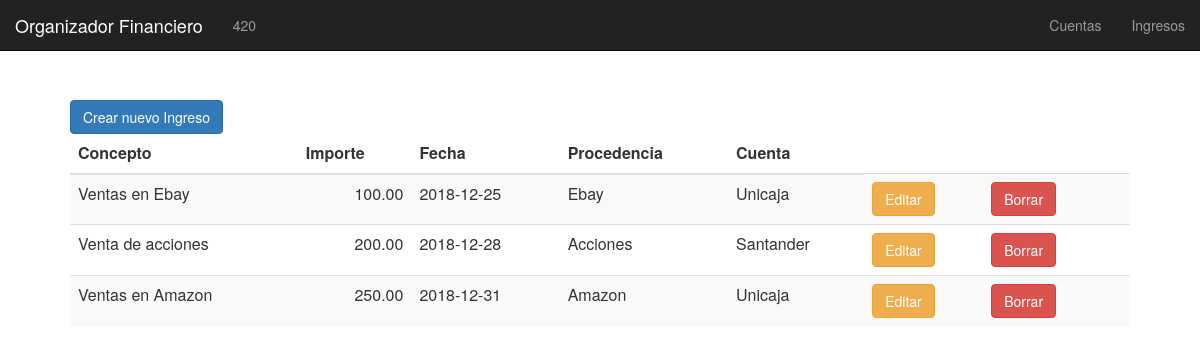
/ingresos.php, run on the app's committed database.
### tables this page shows
CREATE TABLE ingresos (
	id INT PRIMARY KEY AUTO_INCREMENT,
	importe DECIMAL(6,2),  
    concepto VARCHAR(50),  
    fecha DATE,  
    procedencia VARCHAR(50),  
    cuenta VARCHAR(50)  
);

### functions/mostrar_ingresos_edit.php (the view, shortened to what this page needs)
<td>
    <button type="button" class="btn btn-warning" data-toggle="modal" data-target="#modal_editar_<?php echo $row['id'] ;?>">
    Editar
    </button>
</td>
<td>
    <button type="button" class="btn btn-danger" data-toggle="modal" data-target="#modal_borrar_<?php echo $row['id'] ;?>">
    Borrar
    </button>
</td>
<td>
</td>

### functions/mostrar_ingresos.php (shortened to what this page needs)
<table class="table table-striped">
    <thead>
    <tr>
        <th>Concepto</th>
        <th>Importe</th>
        <th>Fecha</th>
        <th>Procedencia</th>
        <th>Cuenta</th>
    </tr>
    </thead>
<?php
$res = mysql_query("SELECT * FROM ingresos")
or die(mysql_error());
while($row = mysql_fetch_array( $res )) {?>
    <tr>
        <td><?php echo $row['concepto'];?></td>
        <td style="text-align:right;"><?php echo $row['importe'];?></td>
        <td><?php echo $row['fecha'];?></td>
        <td><?php echo $row['procedencia'];?></td>
        <td><?php echo $row['cuenta'];?></td>
        <?php
            if ($editar == 1) {
                require "mostrar_ingresos_edit.php";
            }
        ?>
    </tr>
<?php } ?>
</table>

### data on the page
ingresos: concepto "Ventas en Ebay", importe "100.00", fecha "2018-12-25", procedencia "Ebay", cuenta "Unicaja"
ingresos: concepto "Venta de acciones", importe "200.00", fecha "2018-12-28", procedencia "Acciones", cuenta "Santander"
ingresos: concepto "Ventas en Amazon", importe "250.00", fecha "2018-12-31", procedencia "Amazon", cuenta "Unicaja"

### other printed values
$patrimonio "420"
